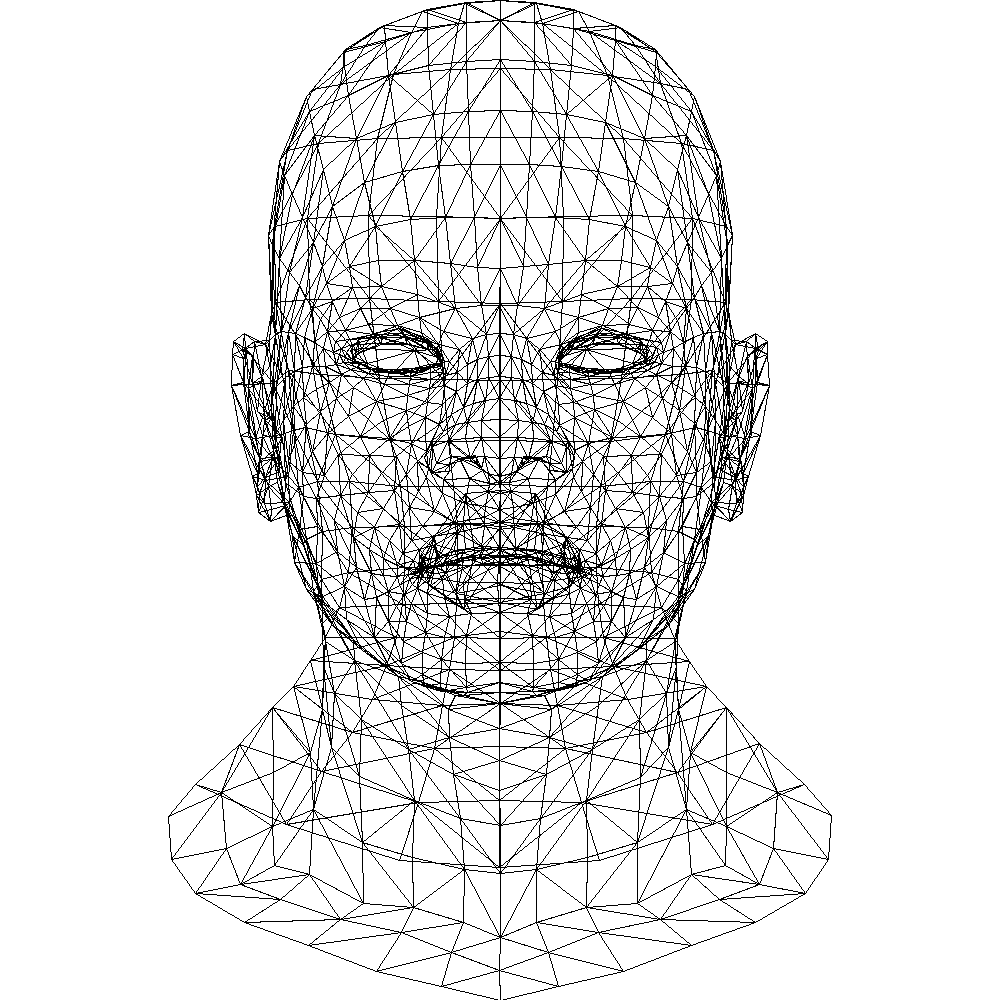

Write the Python code that produced this figure.
# -------------------------------------------------------
# Created by     : xx
# Filename       : lession1.py
# Author         : name
# Created On     : 2025/04/03 15:48
# Last Modified  : 2025/04/03 15:48
# Version        : v1.0
# Description    : 
# -------------------------------------------------------

from PIL import Image, ImageDraw


def read_obj_file_v(file_path):
    vertices = []
    try:
        with open(file_path, 'r') as file:
            for line in file:
                line = line.strip()
                if line.startswith('v '):
                    parts = line.split()
                    if len(parts) == 4:
                        try:
                            vertex = tuple(float(part) for part in parts[1:])
                            vertices.append(vertex)
                        except ValueError:
                            print(f"无法将行 '{line}' 中的内容转换为浮点数。")
    except FileNotFoundError:
        print(f"错误: 文件 {file_path} 未找到。")
    except Exception as e:
        print(f"错误: 发生了一个未知错误: {e}")
    return vertices


def read_obj_file_p(file_path):
    primitive = []
    try:
        with open(file_path, 'r') as file:
            for line in file:
                line = line.strip()
                if line.startswith('f '):
                    parts = line.split()
                    vertex_indices = []
                    for part in parts[1:]:
                        vertex_index = int(part.split('/')[0])
                        vertex_indices.append(vertex_index)
                    if len(vertex_indices) == 3:
                        primitive.append(tuple(vertex_indices))
    except FileNotFoundError:
        print(f"错误: 文件 {file_path} 未找到。")
    except Exception as e:
        print(f"错误: 发生了一个未知错误: {e}")
    return primitive


def draw_line_in_range(x0, y0, x1, y1, width, height, d, color):

    def convert_coordinate(x, y):
        # 将 [-1, 1] 范围的坐标转换为图像像素坐标
        new_x = int((x + 1) / 2 * width)
        new_y = int((1 - y) / 2 * height)
        return new_x, new_y

    # 转换输入的点坐标
    x2, y2 = convert_coordinate(x0, y0)
    x3, y3 = convert_coordinate(x1, y1)

    # 绘制直线
    d.line((x2, y2, x3, y3), fill=color, width=2)









obj_file = "./african_head.obj"

vertices = read_obj_file_v(obj_file)
primitives = read_obj_file_p(obj_file)
# print(vertices)
# print(primitives)

width = 1000
height = 1000

image = Image.new('RGB', (width, height), 'white')
draw = ImageDraw.Draw(image)

for p in primitives:
    v0x = vertices[p[0]-1][0]
    v0y = vertices[p[0]-1][1]

    v1x = vertices[p[1]-1][0]
    v1y = vertices[p[1]-1][1]

    v2x = vertices[p[2]-1][0]
    v2y = vertices[p[2]-1][1]

    draw_line_in_range(v0x, v0y, v1x, v1y, width, height, draw, 'black')
    draw_line_in_range(v1x, v1y, v2x, v2y, width, height, draw, 'black')
    draw_line_in_range(v2x, v2y, v0x, v0y, width, height, draw, 'black')

image.save("lession1.png")




